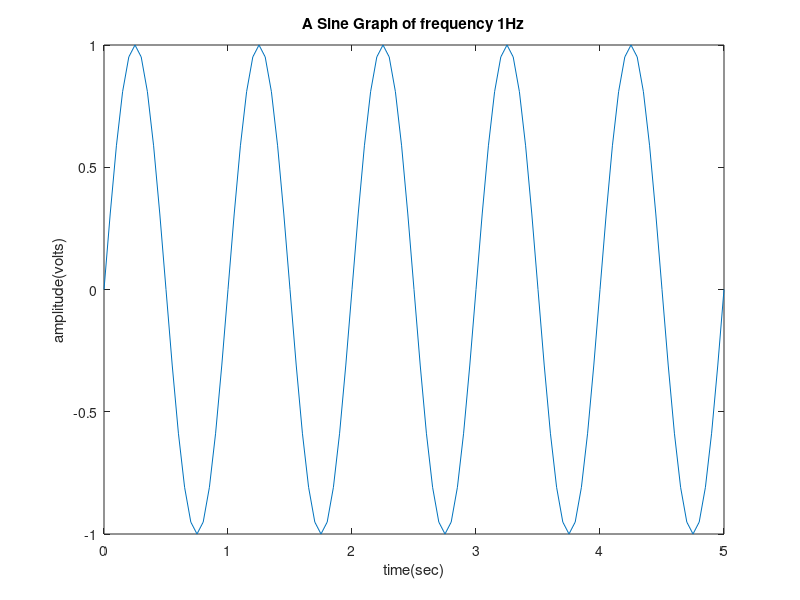

Recreate this plot in MATLAB.
time=0:0.05:5;
y=sin(2*pi*time);
plot(time,y);
title('A Sine Graph of frequency 1Hz');
xlabel('time(sec)'); ylabel('amplitude(volts)');